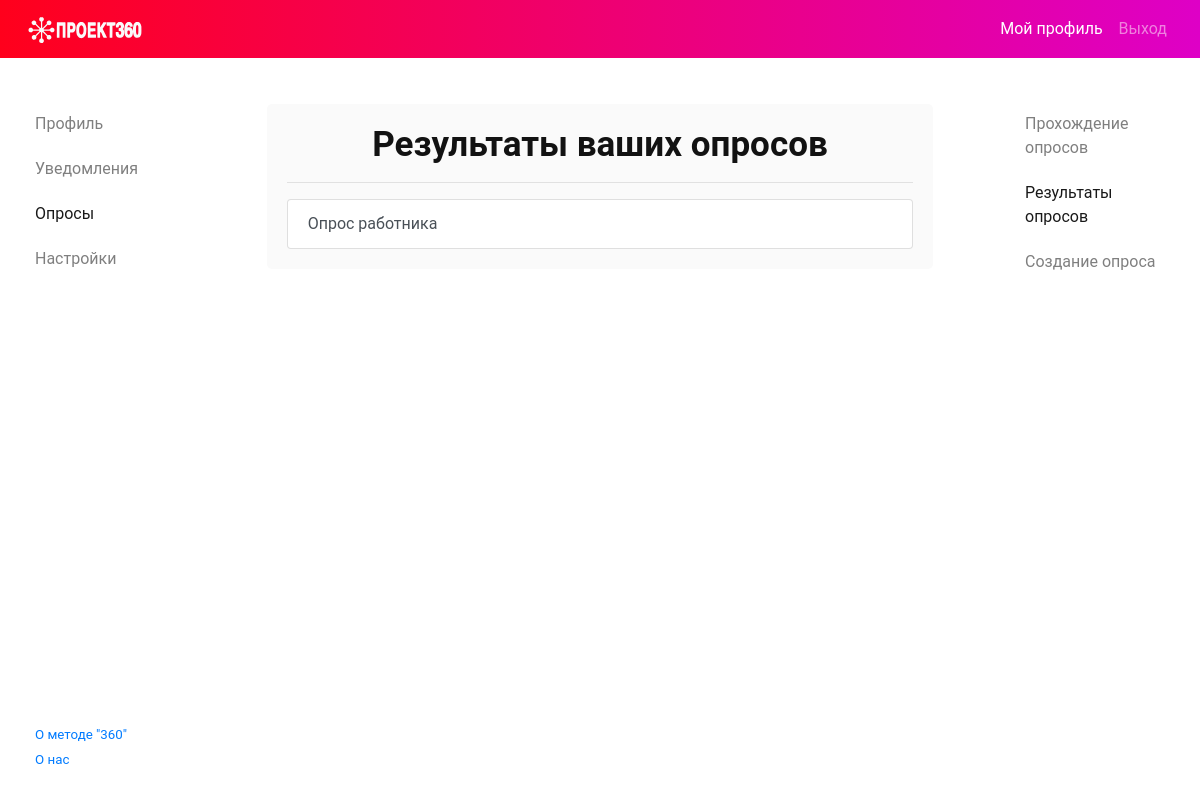
Page /results_polls_view/ (signed in) on the earlier database version.
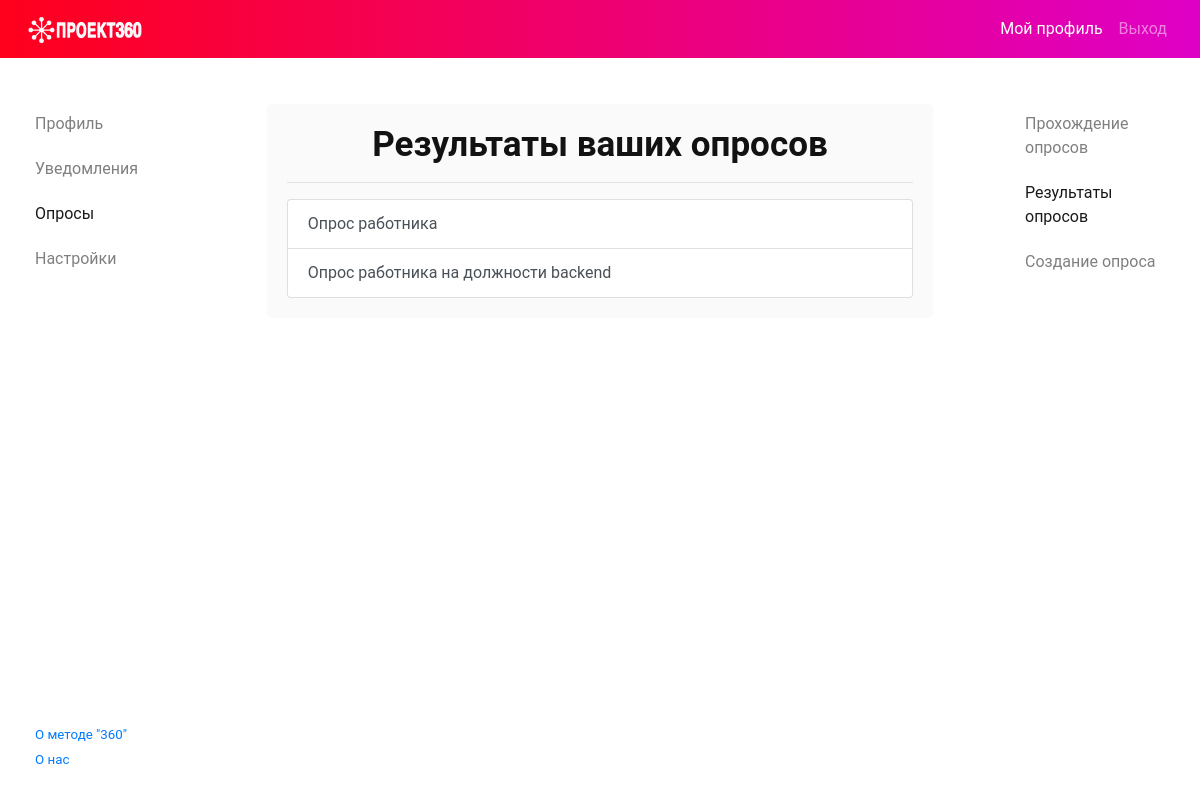
Same page on the later database version.
### main/models.py (models this page shows, shortened)
class Poll(models.Model):
    key = models.CharField(max_length=36, default='')
    initiator = models.ForeignKey(User, on_delete=models.CASCADE, related_name='+', null=True)
    target = models.ForeignKey(Profile, on_delete=models.CASCADE, null=True)
    name_poll = models.CharField(max_length=50, default='')
    questions = models.ManyToManyField('Questions')
    respondents = models.ManyToManyField(User)
    description = models.CharField(max_length=500, null=True)
    objects = models.Manager()
    class Meta:
        db_table = "Poll"

### main/views/poll_views.py (the view)
# urls.py: path('results_polls_view/', poll_views.results_polls_view, name='results_polls_view'),
def results_polls_view(request):
    if auth.get_user(request).is_anonymous:
        return redirect('/')
    args = {
        'title': 'Просмотр результата опросов',
        'results': build_list_results_polls(request)
    }
    return render(request, 'main/poll/results_polls_view.html', args)

### main/views/auxiliary_general_methods.py (called while the page is built)
def get_user_profile(request):
    user = auth.get_user(request)
    return Profile.objects.get(user=user)

### main/views/poll_views.py (called while the page is built)
def build_list_results_polls(request):
    result = []
    profile = get_user_profile(request)
    results_polls = CreatedPoll.objects.filter(profile=profile)
    for result_poll in results_polls:
        try:
            print(result_poll)
            result_temp = {
                'name': result_poll.poll.name_poll
            }
            count_answer = result_poll.poll.questions.all().first().answers.count_answers
            print(count_answer)
            print(result_poll.poll.id)
            result_temp['url'] = '/result_poll/{}/'.format(result_poll.poll.id)
            result.append(result_temp)
        except:
            continue
    return result

### main/templates/main/poll/results_polls_view.html (shortened to what this page needs)
{% extends 'main/wrapper.html' %}
{% block sidebar-nav %}
    {% include 'main/includes/menu.html' with menu_polls="active" only %}
{% endblock %}
{% block content-user %}
    <div class="row">
        <div class="col-md-1"></div>
        <div class="col-md-10">
            <div class="row">
                <div class="col-md-12 rounded-block">
                    <h1 style="text-align: center">Результаты ваших опросов</h1>
                    <hr>
                    <div>
                        {% if results %}
                            <div class="list-group">
                                {% for result in results %}
                                    <a href="{{ result.url }}"
                                       class="list-group-item list-group-item-action">{{ result.name }}</a>
                                {% endfor %}
                            </div>
                        {% endif %}
                    </div>
                </div>
            </div>
        </div>
        <div class="col-md-1"></div>
    </div>
{% endblock %}
{% block sidebar-nav-right %}
    {% include 'main/includes/menu_polls_view_right.html' with menu_results_polls_view="active" %}
{% endblock %}

### main/templates/main/wrapper.html (shortened to what this page needs)
<!DOCTYPE HTML>
<html lang="ru">
<head>
    {% load static %}
    <link rel="stylesheet" href="{% static 'bootstrap/css/bootstrap.css' %}">
    <link rel="stylesheet" href="{% static 'bootstrap/css/bootstrap-grid.css' %}">
    <link rel="stylesheet" href="{% static 'bootstrap/css/bootstrap-reboot.css' %}">
    <link rel="stylesheet" href="{% static 'main/css/custom.css' %}">
    <link rel="stylesheet" href="{% static 'main/css/awesome/css/all.css' %}">
</head>
<body>
<header class="navbar navbar-expand navbar-dark flex-column flex-md-row bd-navbar fixed-top animated-back"
        style="padding: 8px 0px;">
    <div class="container" style="max-width: 1366px;">
        <a class="navbar-brand logo" style="margin-left: 25px" href="{% url 'main:login' %}">
        </a>
        {% block header-nav %}
            {% include 'main/includes/header_nav.html' %}
        {% endblock %}
    </div>
</header>
<div class="container-fluid"
     style="background: white; padding-top:104px; padding-bottom: 5%; min-height: 100vh; max-width: 1366px">
    <div class="row">
        {% if user.is_authenticated %}
            <div class="col-md-2" style="padding-left: 25px;">
                {% block sidebar-nav %}{% endblock sidebar-nav %}
                {% block sidebar-footer %}
                    {% include 'main/includes/profile_footer.html' %}
                {% endblock %}
            </div>
            <div class="col-md-8">
                {% block content-user %}
                {% endblock content-user %}
            </div>
            <div class="col-md-2" style="padding-right: 25px;">
                {% block sidebar-nav-right %}
                {% endblock sidebar-nav-right %}
            </div>
        {% endif %}
    </div>
</div>
</body>
</html>

### main/templates/main/includes/header_nav.html (shortened to what this page needs)
<div class='navbar-nav ml-auto' style="margin-right: 25px">
    <ul class="navbar-nav bd-navbar-nav flex-row">
        {% if user.is_authenticated %}
            <li class="nav-item, active">
                <a class="nav-link" href="{% url 'main:login' %}">
                    {% if profile %}
                        {{ profile.name }} {{ profile.surname }}
                    {% else %}
                        Мой профиль
                    {% endif %}
                </a>
            </li>
            <li class="nav-item">
                <a class="nav-link" href="{% url 'main:logout' %}">Выход</a>
            </li>
        {% endif %}
    </ul>
</div>

### main/templates/main/includes/menu.html
<div class="row">
    <div class="col-md-12 navbar-light position-fixed">
        <ul class="navbar-nav flex-column">
            <li class="{{ menu_profile }} user-sidebar-item">
                <a class="nav-link" href="{% url 'main:login' %}">Профиль</a>
            </li>
            <li class="{{ menu_notifications }} user-sidebar-item">
                <a class="nav-link" href="{% url 'main:notifications' %}">Уведомления</a>
            </li>
            <li class="{{ menu_polls }} user-sidebar-item">
                <a class="nav-link" href="{% url 'main:walkthrough_polls_view' %}">Опросы</a>
            </li>
            <li class="{{ menu_settings }} user-sidebar-item">
                <a class="nav-link" href="{% url 'main:edit' %}">Настройки</a>
            </li>
        </ul>
    </div>
</div>

### main/templates/main/includes/profile_footer.html
<div class="navbar-light position-fixed" style="bottom: 25px">
    <ul class="navbar-nav flex-column">
        <li class="profile-footer-item">
            <a class="footer-link" href="#" style="">О методе "360"</a>
        </li>
        <li class="profile-footer-item">
            <a class="footer-link" href="#">О нас </a>
        </li>
    </ul>
</div>

### main/templates/main/includes/menu_polls_view_right.html
<div class="row">
    <div class="col-md-12 navbar-light position-fixed">
        <ul class="navbar-nav flex-column">
            <li class="{{ menu_walkthrough_polls_view }} user-sidebar-item">
                <a class="nav-link" href="{% url 'main:walkthrough_polls_view' %}">Прохождение опросов</a>
            </li>
            <li class="{{ menu_results_polls_view }} user-sidebar-item">
                <a class="nav-link" href="{% url 'main:results_polls_view' %}">Результаты опросов</a>
            </li>
            <li class="{{ menu_new_poll_view }} user-sidebar-item">
                <a class="nav-link" href="{% url 'main:new_poll_view' %}">Создание опроса</a>
            </li>
        </ul>
    </div>
</div>

### main/static/main/css/custom.css (style rules this page uses)
body { font-family: "Roboto", sans-serif; }
h1 { font-weight: 600; font-size: 35px; }
h1, h2, h3, h4, h5, h6 { margin-top: 0; margin-bottom: 0.5rem; color: rgba(0, 0, 0, 0.93); }
.rounded-block { background-color: #fafafa; border-radius: 5px; padding: 20px; height: auto; }
.animated-back { background: linear-gradient(90deg, #ff001c, #d300ff, #0000ff, #00c3fb); background-size: 400% 400%; animation: gradient 30s ease infinite; }
.user-sidebar-item { display: block; width: 150px; background: transparent; padding-left: 10px; border-radius: 5px; margin-bottom: 5px; }
.profile-footer-item { text-align: left; padding-left: 10px; margin-bottom: 5px; }
.footer-link { font-size: 10pt; display: block; }

Differences in the rows shown:
added Poll: name "Опрос работника на должности backend"
